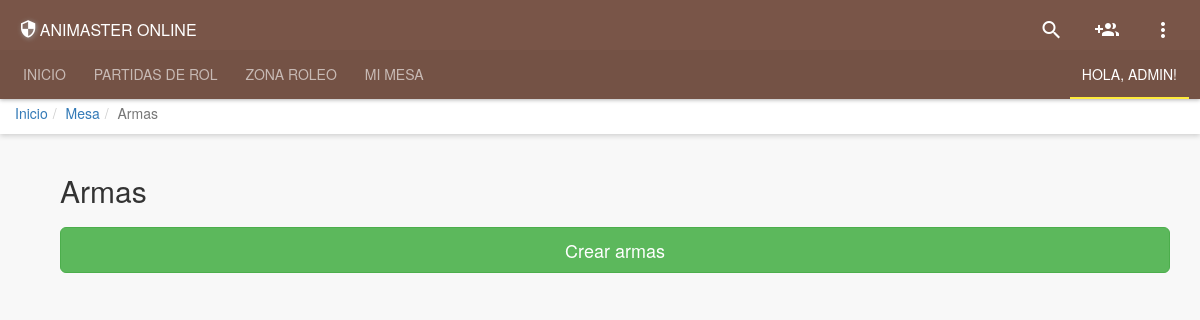
The app's page /settings/character/armas.php (signed in), older data.
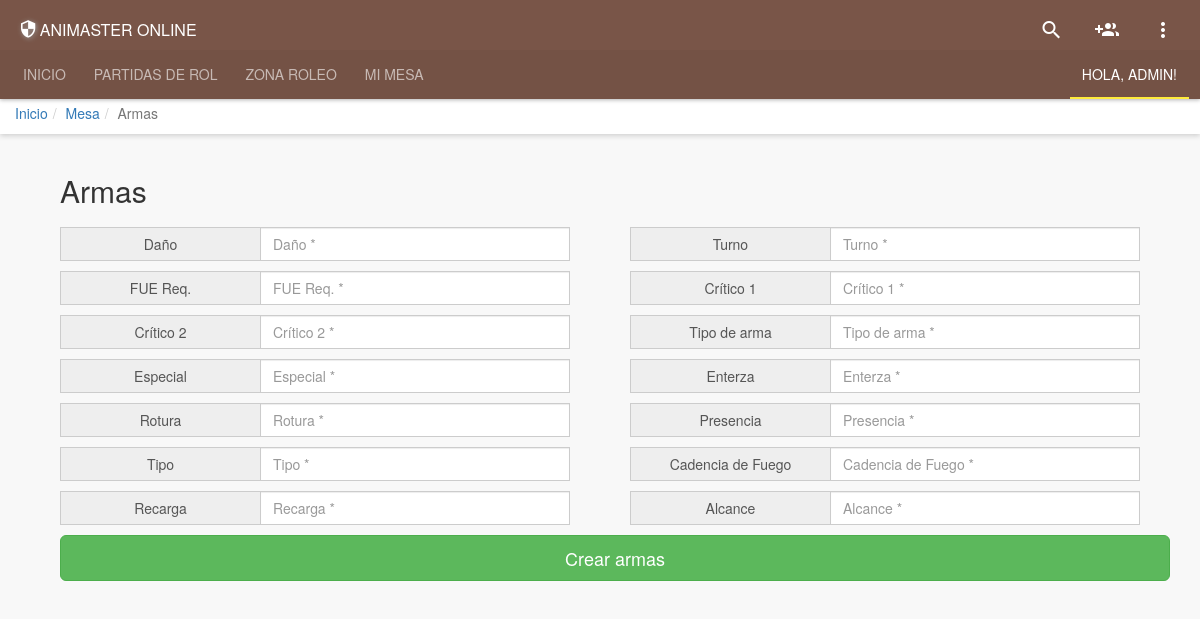
The same page, newer data.
### tables this page shows
CREATE TABLE Caracteristica (
      id_caracteristica     int NOT NULL AUTO_INCREMENT,
      nombre     varchar(32),
      PRIMARY KEY (`id_caracteristica`)
);

### System/Classes/Caracteristica.php (called while the page is built, shortened)
<?php
    class Caracteristica{
        private $id_caracteristica;
        private $nombre;
        public function viewArma(){
            $db = new connexio();
            $sql = "SELECT * FROM Caracteristica where id_caracteristica between 1 and 14";
            $query = $db->query($sql);
            $rtn = array();
            while($obj = $query->fetch_assoc()){
                $caracteristica = new Caracteristica($obj["id_caracteristica"],$obj["nombre"]);
                array_push($rtn, $caracteristica);
            }
            return $rtn;
        }
        function __construct(){
            $args = func_get_args();
            $num = func_num_args();
            $f='__construct'. $num;
        }
        function __construct0(){
            $this->id_caracteristica = 0;
            $this->nombre = 0;
        }
        function __construct2($a1, $a2){
            $this->id_caracteristica = $a1;
            $this->nombre = $a2;
        }
        public function getId_Caracteristica() {
            return $this->id_caracteristica;
        }
        public function getNombre() {
            return $this->nombre;
        }
    }
?>

### settings/character/armas.php (the view, shortened to what the changed rows need)
<?php
include "../../Public/layouts/head.php";
?>
<div class="container" >
    <form method="POST" name="myForm" action="../../System/Protocols/Crear_Armas.php">
        <div class="row">
            <div class="col-md-12">
                <div class="col-md-12 cinput m-l-15 ">
                    <h2 class="form-signin-heading">Armas</h2>
                </div>
<?php
require_once "../../System/Classes/Caracteristica.php";
$caracteristica=new Caracteristica();
$caracteristica=$caracteristica->viewArma();
foreach ($caracteristica as $caracteristica){
    $nombre=$caracteristica->getNombre();
    $id_caracteristica=$caracteristica->getId_Caracteristica();
?>
                <div class="col-md-6">
                    <div class="col-md-12 cinput">
                        <div class="input-group">
                            <span class="input-group-addon" id="basic-addon1"><?php echo $nombre ?></span>
                            <input type="text"  value="" id="<?php echo $nombre ?>"  class="form-control" name="<?php echo 'v'.$id_caracteristica ?>" placeholder="<?php echo $nombre ?> *" requireeed>
                        </div>
                    </div>
                </div>
<?php } ?>
            </div>
        </div>
    </form>
</div>
<?php include "../../Public/layouts/footer.php";?>

### Public/layouts/menu.php (shortened to what the changed rows need)
<?php
	function migasdepan($migas){
		$migasdepan = explode("#",$migas);
		$contmigas = count($migasdepan);
		echo '<ol class="breadcrumb bgm-white z-depth-1-bottom">';
		for ($i = 1; $i < $contmigas; $i++){
			$pan = explode("|", $migasdepan[$i]);
			if ($i == 1){
				if(count($pan) == 2){
					echo '<li><a href="'.$pan[1].'">'.$pan[0].'</a></li>';
				}else{
					echo '<li class="active">'.$pan[0].'</li> ';
				}
			}else{
				if(count($pan) == 2){
					echo '<li><a href="'.$pan[1].'">'.$pan[0].'</a></li>';
				}else{
					echo '<li class="active">'.$pan[0].'</li> ';
				}
			}
		}
                echo '</ol>';
	}
?>
<?php
    if (strpos($self,"AniMasterV2/index.php")) {
    }else if (strpos($self,"AniMasterV2/mesa.php")) {
    }else if (strpos($self,"AniMasterV2/login.php")) {
    }else if (strpos($self,"AniMasterV2/signup.php")) {
    }else{
        migasdepan($migas);
    }
?>

Row changes from the older to the newer data that the page shows:
added caracteristica: nombre "Daño", v1 "Daño *"
added caracteristica: nombre "Turno", v2 "Turno *"
added caracteristica: nombre "FUE Req.", v3 "FUE Req. *"
added caracteristica: nombre "Crítico 1", v4 "Crítico 1 *"
added caracteristica: nombre "Crítico 2", v5 "Crítico 2 *"
added caracteristica: nombre "Tipo de arma", v6 "Tipo de arma *"
added caracteristica: nombre "Especial", v7 "Especial *"
added caracteristica: nombre "Enterza", v8 "Enterza *"
added caracteristica: nombre "Rotura", v9 "Rotura *"
added caracteristica: nombre "Presencia", v10 "Presencia *"
added caracteristica: nombre "Tipo", v11 "Tipo *"
added caracteristica: nombre "Cadencia de Fuego", v12 "Cadencia de Fuego *"
added caracteristica: nombre "Recarga", v13 "Recarga *"
added caracteristica: nombre "Alcance", v14 "Alcance *"
